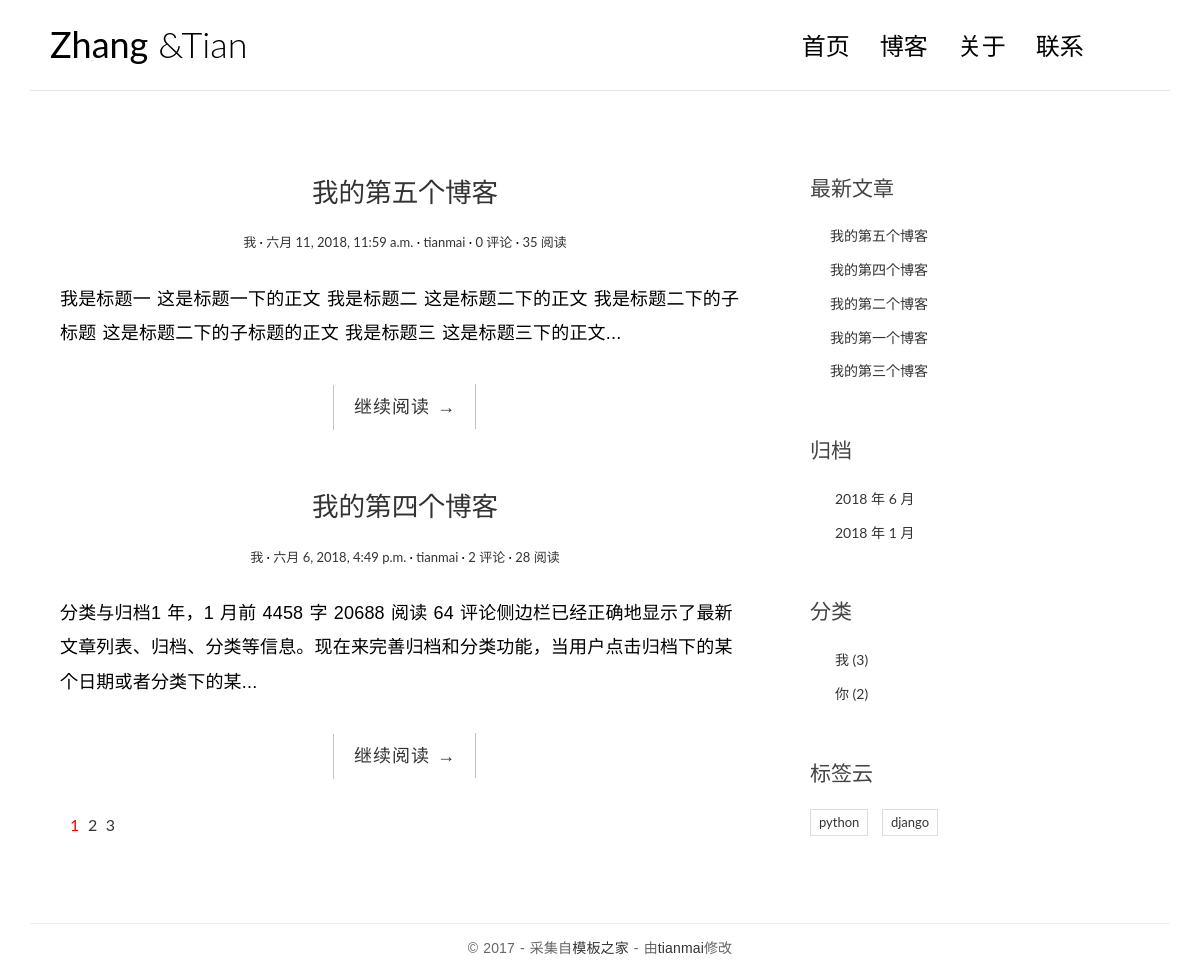
The page / on the database its author committed.
### blog/models.py (models this page shows, shortened)
class Post(models.Model):
    title = models.CharField(max_length=70)
    body = models.TextField()
    created_time = models.DateTimeField()
    modified_time = models.DateTimeField()
    excerpt = models.CharField(max_length=200, blank=True)
    category = models.ForeignKey(Category,on_delete=models.CASCADE,)
    tags = models.ManyToManyField(Tag, blank=True)
    author = models.ForeignKey(User,on_delete=models.CASCADE)
    def get_absolute_url(self):
        return reverse('blog:detail', kwargs={'pk': self.pk})
    class Meta:
        ordering=['-created_time']
    views=models.PositiveIntegerField(default=0)

class Category(models.Model):
    name = models.CharField(max_length=100)

class Tag(models.Model):
    name = models.CharField(max_length=100)

### blog/views.py (the view, shortened to what this page needs)
# urls.py: url(r'^$', views.IndexView.as_view(), name='index'),
class IndexView(ListView):
    model=Post
    template_name='blog/index.html'
    context_object_name='post_list'
    paginate_by = 2
    def get_context_data(self, **kwargs):
        context = super().get_context_data(**kwargs)
        paginator = context.get('paginator')
        page = context.get('page_obj')
        is_paginated = context.get('is_paginated')
        pagination_data = self.pagination_data(paginator, page, is_paginated)
        context.update(pagination_data)
        return context
    def pagination_data(self, paginator, page, is_paginated):
        if not is_paginated:
            return {}
        left = []
        right = []
        left_has_more = False
        right_has_more = False
        first = False
        last = False
        page_number = page.number
        total_pages = paginator.num_pages
        page_range = paginator.page_range
        if page_number == 1:
            right = page_range[page_number:page_number + 2]
            if right[-1] < total_pages - 1:
                right_has_more = True
            if right[-1] < total_pages:
                last = True
        elif page_number == total_pages:
            left = page_range[(page_number - 3) if (page_number - 3) > 0 else 0:page_number - 1]
            if left[0] > 2:
                left_has_more = True
            if left[0] > 1:
                first = True
        data = {
            'left': left,
            'right': right,
            'left_has_more': left_has_more,
            'right_has_more': right_has_more,
            'first': first,
            'last': last,
        }
        return data

### blog/templatetags/blog_tags.py (called while the page is built)
@register.simple_tag()
def get_recent_posts(num=5):
    return Post.objects.all().order_by('-created_time')[:num ]

@register.simple_tag()
def archives():
    return Post.objects.dates('created_time','month',order='DESC')

@register.simple_tag()
def get_categories():
    return Category.objects.annotate(num_posts=Count('post')).filter(num_posts__gt=0)

@register.simple_tag
def get_tags():
    return Tag.objects.annotate(num_posts=Count('post')).filter(num_posts__gt=0)

### templates/blog/index.html (shortened to what this page needs)
{% extends 'base.html' %}
{% block main %}
    {% for post in post_list %}
        <article class="post post-{{ post.pk }}">
            <header class="entry-header">
                <h1 class="entry-title">
                    <a href="{{ post.get_absolute_url }}">{{ post.title }}</a>
                </h1>
                <div class="entry-meta">
                    <span class="post-category">
                        <a href="{% url 'blog:category' post.category.pk %}">{{ post.category.name }}</a></span>
                    <span class="post-date"><a href="#"><time class="entry-date"
                                                              datetime="{{ post.created_time }}">{{ post.created_time }}</time></a></span>
                    <span class="post-author"><a href="#">{{ post.author }}</a></span>
                    <span class="comments-link">
                        <a href="{{ post.get_absolute_url }}#comment-area">{{ post.comment_set.count }} 评论</a></span>
                    <span class="views-count"><a href="{{ post.get_absolute_url }}">{{ post.views }} 阅读</a></span>
                </div>
            </header>
            <div class="entry-content clearfix">
                <p>{{ post.excerpt }}...</p>
                <div class="read-more cl-effect-14">
                    <a href="{{ post.get_absolute_url }}" class="more-link">继续阅读 <span class="meta-nav">→</span></a>
                </div>
            </div>
        </article>
    {% empty %}
        <div class="no-post">暂时还没有发布的文章！</div>
    {% endfor %}
    {% if is_paginated %}
        <div class="pagination">
            <ul>
                <li class="current"><a href="?page={{ page_obj.number }}">{{ page_obj.number }}</a></li>
                {% if right %}
                    {% for i in right %}
                        <li><a href="?page={{ i }}">{{ i }}</a></li>
                    {% endfor %}
                {% endif %}
            </ul>
        </div>
    {% endif %}
{% endblock main %}

### templates/base.html (shortened to what this page needs)
{% load staticfiles %}
{% load blog_tags %}
<!DOCTYPE html>
<html>
<head>
    <link rel="stylesheet" href="http://code.ionicframework.com/ionicons/2.0.1/css/ionicons.min.css">
    <link rel="stylesheet" href="{% static 'blog/css/bootstrap.min.css' %}">
    <link rel="stylesheet" href="{% static 'blog/css/pace.css' %}">
    <link rel="stylesheet" href="{% static 'blog/css/custom.css' %}">
    <link rel="stylesheet" href="{% static 'blog/css/highlights/github.css' %}">
</head>
<body>
<div class="container">
    <header id="site-header">
        <div class="row">
            <div class="col-md-4 col-sm-5 col-xs-8">
                <div class="logo">
                    <h1><a href="{% url 'blog:index' %}"><b>Zhang</b> &amp;Tian</a></h1>
                </div>
            </div>
            <div class="col-md-8 col-sm-7 col-xs-4">
                <nav class="main-nav" role="navigation">
                    <div class="collapse navbar-collapse" id="bs-example-navbar-collapse-1">
                        <ul class="nav navbar-nav navbar-right">
                            <li class="cl-effect-11"><a href="{% url 'blog:index' %}" data-hover="首页">首页</a></li>
                            <li class="cl-effect-11"><a href="{% url 'blog:index' %}" data-hover="博客">博客</a></li>
                            <li class="cl-effect-11"><a href="{% url 'blog:index' %}" data-hover="关于">关于</a></li>
                            <li class="cl-effect-11"><a href="{% url 'blog:index' %}" data-hover="联系">联系</a></li>
                        </ul>
                    </div>
                </nav>
            </div>
        </div>
    </header>
</div>
<div class="content-body">
    <div class="container">
        <div class="row">
          <main class="col-md-8">
                {% block main %}
                {% endblock main %}
          </main>
            <aside class="col-md-4">
                <div class="widget widget-recent-posts">
                    <h3 class="widget-title">最新文章</h3>
                    {% get_recent_posts as recent_post_list %}
                    <ul>
                        {% for post in recent_post_list %}
                        <li>
                            <a href="{{ post.get_absolute_url }}">{{ post.title }}</a>
                        </li>
                        {% empty %}
                        暂无文章！
                        {% endfor %}
                    </ul>
                </div>
                <div class="widget widget-archives">
                    <h3 class="widget-title">归档</h3>
                    {% archives as date_list %}
                    <ul>
                        {% for date in date_list %}
                        <li>
                            <a href="{% url 'blog:archives' date.year date.month %}">
                                {{ date.year }} 年 {{ date.month }} 月</a>
                        </li>
                        {% empty %}
                        暂无归档！
                        {% endfor %}
                     </ul>
                </div>
                <div class="widget widget-category">
                    <h3 class="widget-title">分类</h3>
                    {% get_categories as category_list %}
                      <ul>
                        {% for category in category_list %}
                        <li>
                            <a href="{% url 'blog:category' category.pk %}">{{ category.name }}
                                <span class="post-count">({{ category.num_posts }})</span>
                            </a>
                        </li>
                        {% empty %}
                        暂无分类！
                        {% endfor %}
                      </ul>
                </div>
                <div class="widget widget-tag-cloud">
                    <h3 class="widget-title">标签云</h3>
                    {% get_tags as tag_list %}
                    <ul>
                        {% for tag in tag_list %}
                        <li>
                            <a href="{% url 'blog:tag' tag.pk %}">{{ tag.name }}</a>
                        </li>
                        {% empty %}
                        暂无标签！
                        {% endfor %}
                    </ul>
                </div>
            </aside>
        </div>
    </div>
</div>
<footer id="site-footer">
    <div class="container">
        <div class="row">
            <div class="col-md-12">
                <p class="copyright">&copy 2017 - 采集自<a href="http://www.cssmoban.com/"
                                                        target="_blank" title="模板之家">模板之家</a>
                    - 由<a href="{% url 'blog:index' %}" title="网页模板" target="_blank">tianmai</a>修改
                </p>
            </div>
        </div>
    </div>
</footer>
</body>
</html>

### blog/static/blog/css/custom.css (style rules this page uses)
* { outline: none; }
h1, h2, h3, h4, h5, h6 { margin-top: 0; }
b { font-weight: 400; }
a { color: #333; }
body { color: #444; font-family: 'Lato', sans-serif; }
p { font-family: 'Ubuntu', sans-serif; font-weight: 400; word-spacing: 1px; letter-spacing: 0.01em; }
#site-header { background-color: #FFF; padding: 25px 20px; margin-bottom: 40px; border-bottom: 1px solid #e7e7e7; }
.logo h1 a { color: #000; }
.logo h1 { margin: 0; font-family: 'Lato', sans-serif; font-weight: 300; }
.main-nav { margin-top: 11px; max-width: 95%; }
.main-nav a { color: #000000 !important; padding: 0 0 5px 0 !important; margin-right: 30px; font-family: 'Lato', sans-serif; font-weight: 300; font-size: 24px; }
.cl-effect-11 a { padding: 10px 0; color: #0972b4; text-shadow: none; }
.cl-effect-11 a::before { position: absolute; top: 0; left: 0; overflow: hidden; padding: 0 0 5px 0 !important; max-width: 0; border-bottom: 1px solid #000; color: #000; content: attr(data-hover); white-space: nowrap; -webkit-transition: max-width 0.5s; -moz-transition: max-width 0.5s; transition: max-width 0.5s; }
.content-body { padding-bottom: 4em; }
.post { background: #fff; padding: 30px 30px 0; }
.entry-title { text-align: center; font-size: 1.9em; margin-bottom: 20px; line-height: 1.6; padding: 10px 20px 0; }
.entry-meta { text-align: center; color: #DDDDDD; font-size: 13px; margin-bottom: 30px; }
.entry-content { font-size: 18px; line-height: 1.9; font-weight: 300; color: #000; }
.post-category::after, .post-date::after, .post-author::after, .comments-link::after { content: ' ·'; color: #000; }
.read-more { font-family: 'Ubuntu', sans-serif; font-weight: 400; word-spacing: 1px; letter-spacing: 0.01em; text-align: center; margin-top: 20px; }
.cl-effect-14 a { padding: 0 20px; height: 45px; line-height: 45px; position: relative; display: inline-block; margin: 15px 25px; letter-spacing: 1px; font-weight: 400; text-shadow: 0 0 1px rgba(255, 255, 255, 0.3); }
.cl-effect-14 a::before, .cl-effect-14 a::after { position: absolute; width: 45px; height: 1px; background: #C3C3C3; content: ''; -webkit-transition: all 0.3s; -moz-transition: all 0.3s; transition: all 0.3s; pointer-events: none; }
.cl-effect-14 a::before { top: 0; left: 0; -webkit-transform: rotate(90deg); -moz-transform: rotate(90deg); transform: rotate(90deg); -webkit-transform-origin: 0 0; -moz-transform-origin: 0 0; transform-origin: 0 0; }
.cl-effect-14 a::after { right: 0; bottom: 0; -webkit-transform: rotate(90deg); -moz-transform: rotate(90deg); transform: rotate(90deg); -webkit-transform-origin: 100% 0; -moz-transform-origin: 100% 0; transform-origin: 100% 0; }
.widget { background: #fff; padding: 30px 0 0; }
.widget-title { font-size: 1.5em; margin-bottom: 20px; line-height: 1.6; padding: 10px 0 0; font-weight: 400; }
.widget-recent-posts ul { padding: 0; margin: 0; padding-left: 20px; }
.widget-recent-posts ul li { list-style-type: none; position: relative; line-height: 170%; margin-bottom: 10px; }
.widget-recent-posts ul li::before { content: '\f3d3'; font-family: "Ionicons"; position: absolute; left: -17px; top: 3px; font-size: 16px; color: #000; }
.widget-archives ul { padding: 0; margin: 0; padding-left: 25px; }
.widget-archives ul li { list-style-type: none; position: relative; line-height: 170%; margin-bottom: 10px; }
.widget-archives ul li::before { content: '\f3f3'; font-family: "Ionicons"; position: absolute; left: -25px; top: 1px; font-size: 16px; color: #000; }
.widget-category ul { padding: 0; margin: 0; padding-left: 25px; }
.widget-category ul li { list-style-type: none; position: relative; line-height: 170%; margin-bottom: 10px; }
.widget-category ul li::before { content: '\f3fe'; font-family: "Ionicons"; position: absolute; left: -25px; top: 1px; font-size: 18px; color: #000; }
.widget-tag-cloud ul { padding: 0; margin: 0; margin-right: -10px; }
.widget-tag-cloud ul li { list-style-type: none; font-size: 13px; display: inline-block; margin-right: 10px; margin-bottom: 10px; padding: 3px 8px; border: 1px solid #ddd; }
#site-footer { padding-top: 10px; padding: 0 0 1.5em 0; }
.copyright { text-align: center; padding-top: 1em; margin: 0; border-top: 1px solid #eee; color: #666; }
.pagination ul { list-style: none; }
.pagination ul li { display: inline-block; font-size: 16px; margin-right: 5px; }
.current a { color: red; }

### rows shown on the page
Post: title "我的第五个博客", category.name "我", created_time "六月 11, 2018, 11:59 a.m.", author "tianmai", comment_set.count "0", views "35", excerpt "我是标题一 这是标题一下的正文 我是标题二 这是标题二下的正文 我是标题二下的子标题 这是标题二下的子标题的正文 我是标题三 这是标题三下的正文"
Post: title "我的第四个博客", category.name "我", created_time "六月 6, 2018, 4:49 p.m.", author "tianmai", comment_set.count "2", views "28", excerpt "分类与归档1 年，1 月前 4458 字 20688 阅读 64 评论侧边栏已经正确地显示了最新文章列表、归档、分类等信息。现在来完善归档和分类功能，当用户点击归档下的某个日期或者分类下的某"
Post: title "我的第二个博客"
Post: title "我的第一个博客"
Post: title "我的第三个博客"
Category: name "我", num_posts "3"
Category: name "你", num_posts "2"
Tag: name "python"
Tag: name "django"

### other values the page prints
{{ page_obj.number }} "1"
{{ i }} "2" "3"
{{ date.year }} "2018" "2018"
{{ date.month }} "6" "1"
